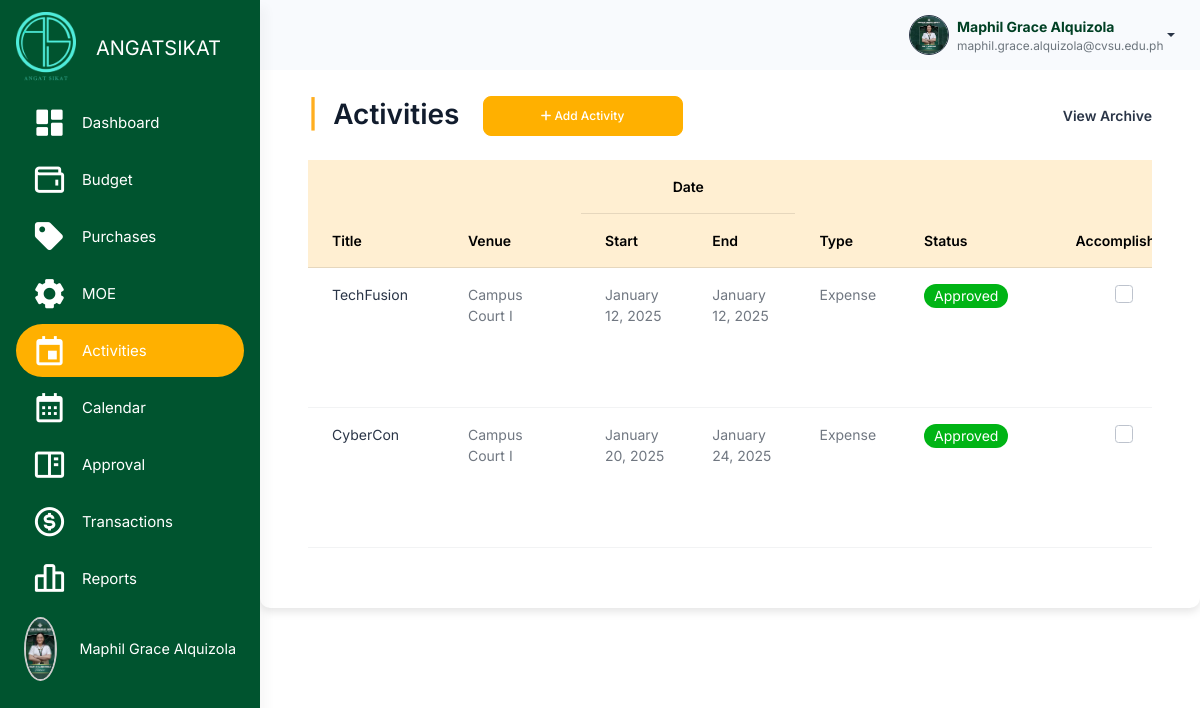
The app's page /src/activity_management/activities.php (signed in) with its own data.
### tables this page shows
CREATE TABLE `users` (
  `user_id` int(11) NOT NULL,
  `username` varchar(100) NOT NULL,
  `password` varchar(255) NOT NULL,
  `profile_picture` varchar(255) NOT NULL,
  `first_name` varchar(255) NOT NULL,
  `last_name` varchar(255) NOT NULL,
  `email` varchar(100) NOT NULL,
  `role` enum('admin','officer','member') NOT NULL,
  `organization_id` int(11) DEFAULT NULL,
  `archived` tinyint(1) DEFAULT 0,
  `created_at` timestamp NOT NULL DEFAULT current_timestamp(),
  `position` enum('President','Treasurer') NOT NULL,
  `failed_attempts` int(11) DEFAULT 0,
  `is_locked` tinyint(1) DEFAULT 0,
  `last_failed_attempt` datetime DEFAULT NULL
);

CREATE TABLE `events` (
  `event_id` int(11) NOT NULL,
  `plan_id` int(11) NOT NULL,
  `title` varchar(255) NOT NULL,
  `event_venue` varchar(255) NOT NULL,
  `event_start_date` date NOT NULL,
  `event_end_date` date NOT NULL,
  `event_type` varchar(100) DEFAULT NULL,
  `event_status` enum('Pending','Approved','Disapproved') NOT NULL,
  `accomplishment_status` tinyint(1) DEFAULT 0,
  `total_amount` decimal(15,2) NOT NULL,
  `total_profit` decimal(15,2) NOT NULL,
  `organization_id` int(11) DEFAULT NULL,
  `created_by` int(11) DEFAULT NULL,
  `created_at` timestamp NOT NULL DEFAULT current_timestamp(),
  `archived` tinyint(1) DEFAULT 0
);

### src/user_query.php (called while the page is built, shortened)
<?php
$user_id = $_SESSION['user_id'];
$user_query = "SELECT * FROM users WHERE user_id = '$user_id'";
$user_result = mysqli_query($conn, $user_query);
if ($user_result && mysqli_num_rows($user_result) > 0) {
    $user = mysqli_fetch_assoc($user_result);
    $firstname = $user['first_name'];
    $lastname = $user['last_name'];
    $fullname = $firstname . ' ' . $lastname;
    $email = $user['email'];
    $profile_picture = $user['profile_picture'];
} else {
    echo "Error fetching user data: " . mysqli_error($conn);
    exit();
}
?>

### src/session_check.php (called while the page is built, shortened)
<?php
$organization_id = $_SESSION['organization_id'];
?>

### src/activity_management/activities.php (the view, shortened to what this page needs)
<?php
include 'connection.php';
include '../session_check.php';
include '../user_query.php';
$sql = "SELECT * FROM events WHERE archived = 0 AND organization_id = $organization_id";
$result = $conn->query($sql);
?>
<!DOCTYPE html>
<html lang="en">
<head>
    <link rel="stylesheet" href="../assets/css/styles.min.css" />
    <link rel="stylesheet" href="css/activities.css" />
    <link href="https://unpkg.com/boxicons@2.1.4/css/boxicons.min.css" rel="stylesheet" />
    <link rel="stylesheet" href="https://cdnjs.cloudflare.com/ajax/libs/font-awesome/6.6.0/css/all.min.css">
    <link rel="stylesheet" href="https://cdn.datatables.net/2.1.7/css/dataTables.bootstrap.min.css" />
</head>
<body>
    <div class="page-wrapper" id="main-wrapper" data-layout="vertical" data-navbarbg="skin6" data-sidebartype="full"
        data-sidebar-position="fixed" data-header-position="fixed">
        <aside class="left-sidebar" id="sidebar">
            <div>
                <div class="brand-logo d-flex align-items-center justify-content-between">
                    <a class="text-nowrap logo-img">
                        <img src="../assets/images/logos/neon_sikat.png" alt="Angat Sikat Logo" class="logo contain"
                            style="width: 60px; height: auto;" />
                    </a>
                    <span class="logo-text">ANGATSIKAT</span>
                </div>
                <nav class="sidebar-nav scroll-sidebar" data-simplebar="">
                    <ul id="sidebarnav">
                        <li class="sidebar-item">
                            <a class="sidebar-link" href="../dashboard/officer_dashboard.php" aria-expanded="false">
                                <i class="bx bxs-dashboard" style="color: #fff; font-size: 35px;"></i>
                                <span class="hide-menu">Dashboard</span>
                            </a>
                        </li>
                        <ul id="sidebarnav">
                            <li class="sidebar-item">
                                <a class="sidebar-link" aria-expanded="false" data-tooltip="Budget"
                                    onclick="toggleSubmenu(event)">
                                    <i class="bx bx-wallet" style="color: #fff; font-size: 35px;"></i>
                                    <span class="hide-menu">Budget</span>
                                </a>
                            </li>
                            <li class="sidebar-item">
                                <a class="sidebar-link" href="../budget_management/purchases/purchases.php" aria-expanded="false">
                                    <i class="bx bxs-purchase-tag" style="color: #fff; font-size: 35px;"></i>
                                    <span class="hide-menu">Purchases</span>
                                </a>
                            </li>
                            <li class="sidebar-item">
                                <a class="sidebar-link" href="../budget_management/maintenance/maintenance.php" aria-expanded="false">
                                    <i class="bx bxs-cog" style="color: #fff; font-size: 35px;"></i>
                                    <span class="hide-menu">MOE</span>
                                </a>
                            </li>
                            <li class="sidebar-item">
                                <a class="sidebar-link" href="../activity_management/activities.php" aria-expanded="false"
                                    data-tooltip="Manage Events">
                                    <i class="bx bx-calendar-event" style="color: #fff; font-size: 35px;"></i>
                                    <span class="hide-menu">Activities</span>
                                </a>
                            </li>
                            <li class="sidebar-item">
                                <a class="sidebar-link" href="../activity_management/calendar.php" aria-expanded="false"
                                    data-tooltip="Manage Events">
                                    <i class="bx bx-calendar" style="color: #fff; font-size: 35px;"></i>
                                    <span class="hide-menu">Calendar</span>
                                </a>
                            </li>
                            <li class="sidebar-item">
                                <a class="sidebar-link" href="../budget_management/budget_approval_table.php" aria-expanded="false"
                                    data-tooltip="Manage Events">
                                    <i class="bx bx-book-content" style="color: #fff; font-size: 35px;"></i>
                                    <span class="hide-menu">Approval</span>
                                </a>
                            </li>
                            <li class="sidebar-item">
                                <a class="sidebar-link" aria-expanded="false" data-tooltip="Income & Expenses"
                                    onclick="toggleSubmenu(event)">
                                    <i class="bx bx-dollar-circle" style="color: #fff; font-size: 35px;"></i>
                                    <span class="hide-menu">Transactions</span>
                                </a>
                            </li>
                        </ul>
                        <li class="sidebar-item">
                            <a class="sidebar-link" href="../reports/reports.php" aria-expanded="false"
                                data-tooltip="Manage Events">
                                <i class="bx bx-bar-chart-alt-2" style="color: #fff; font-size: 35px;"></i>
                                <span class="hide-menu">Reports</span>
                            </a>
                        </li>
                        <li class="sidebar-item profile-container">
                            <a class="sidebar-link" href="../user/profile.php" aria-expanded="false"
                                data-tooltip="Profile" style="display: flex; align-items: center; padding: 0.5rem;">
                                <div class="profile-pic-border"
                                    style="height: 4rem; width: 4rem; display: flex; justify-content: center; align-items: center; overflow: hidden; border-radius: 50%; border: 2px solid #ccc;">
                                    <img src="<?php echo !empty($profile_picture) ? '../user/' . htmlspecialchars($profile_picture) : '../user/uploads/default.png'; ?>"
                                        alt="Profile Picture" class="profile-pic"
                                        style="height: 100%; width: 100%; object-fit: cover;" />
                                </div>
                                <span class="profile-name" style="margin-left: 0.5rem; font-size: 0.9rem;">
                                    <?php echo htmlspecialchars($user['first_name']) . ' ' . htmlspecialchars($user['last_name']); ?>
                                </span>
                            </a>
                        </li>
                    </ul>
                </nav>
            </div>
        </aside>
        <div class="body-wrapper">
            <header class="app-header">
                <nav class="navbar navbar-expand-lg navbar-light">
                    <div class="navbar-collapse justify-content-end px-0" id="navbarNav">
                        <ul class="navbar-nav flex-row ms-auto align-items-center justify-content-end">
                            <li class="nav-item dropdown">
                                <div class="dropdown">
                                    <a href="#" class="dropdown-toggle d-flex align-items-center"
                                        data-bs-toggle="dropdown" aria-expanded="false" style="text-decoration: none;">
                                        <img class="border border-dark rounded-circle"
                                            src="<?php echo !empty($profile_picture) ? '../user/' . $profile_picture : '../user/uploads/default.png'; ?>"
                                            alt="Profile"
                                            style="width: 40px; height: 40px; margin-left: 10px; object-fit: cover;">
                                        <div class="d-flex flex-column align-items-start ms-2">
                                            <span style="font-weight: bold; color: #004024;">
                                                <?php echo htmlspecialchars($fullname); ?>
                                            </span>
                                            <span style="font-size: 0.85em; color: #6c757d;">
                                                <?php echo htmlspecialchars($email); ?>
                                            </span>
                                        </div>
                                    </a>
                                </div>
                            </li>
                        </ul>
                    </div>
                </nav>
            </header>
            <div class="container mt-5 p-5">
                <h2 class="mb-4 d-flex align-items-center justify-content-between">
                    <div>
                        <span class="text-warning fw-bold me-2">|</span> Activities
                        <button class="btn btn-primary ms-3" data-bs-toggle="modal" data-bs-target="#addEventModal"
                            style="height: 40px; width: 200px; border-radius: 8px; font-size: 12px;">
                            <i class="fa-solid fa-plus"></i> Add Activity
                        </button>
                    </div>
                    <a href="activities_archive.php" class="text-gray text-decoration-none fw-bold"
                        style="font-size: 14px;">
                        View Archive
                    </a>
                </h2>
                <div class="table-responsive" style="max-height: 400px;">
                    <table id="eventsTable" class="table">
                        <thead>
                            <tr>
                                <th rowspan="2" class="table-warning">Title</th>
                                <th rowspan="2" class="table-warning">Venue</th>
                                <th colspan="2" style="text-align: center;" class="table-warning">Date</th>
                                <th rowspan="2" class="table-warning">Type</th>
                                <th rowspan="2" class="table-warning">Status</th>
                                <th rowspan="2" class="table-warning">Accomplished</th>
                            </tr>
                            <tr>
                                <th class="table-warning">Start</th>
                                <th class="table-warning">End</th>
                            </tr>
                        </thead>
                        <tbody>
                            <?php
                            if ($result->num_rows > 0) {
                                while ($row = $result->fetch_assoc()) {
                                    $checked = $row['accomplishment_status'] ? 'checked' : '';
                                    $disabled = ($row['event_status'] !== 'Approved') ? 'disabled' : '';
                                    echo "<tr>
                                            <td><a class='link-offset-2 link-underline link-underline-opacity-0' href='event_details.php?event_id={$row['event_id']}'>{$row['title']}</a></td>
                                            <td>{$row['event_venue']}</td>
                                            <td>" . date('F j, Y', strtotime($row['event_start_date'])) . "</td>
                                            <td>" . date('F j, Y', strtotime($row['event_end_date'])) . "</td>
                                            <td>{$row['event_type']}</td>
                                            <td>";
                                    if ($row['event_status'] == 'Pending') {
                                        echo "<span class='badge rounded-pill pending'>";
                                    } elseif ($row['event_status'] == 'Approved') {
                                        echo "<span class='badge rounded-pill approved'>";
                                    } elseif ($row['event_status'] == 'Disapproved') {
                                        echo "<span class='badge rounded-pill disapproved'>";
                                    }
                                    echo "{$row['event_status']}</span></td>
                                            <td>
                                                <input type='checkbox' class='form-check-input' onclick='showConfirmationModal({$row['event_id']}, this.checked)' $checked $disabled>
                                            </td>
                                            <td>
                                                <button class='btn btn-primary btn-sm edit-btn mb-3'
                                                        data-bs-toggle='modal'
                                                        data-bs-target='#editEventModal'
                                                        data-id='{$row['event_id']}'>
                                                    <i class='fa-solid fa-pen'></i> Edit
                                                </button>
                                                <button class='btn btn-danger btn-sm archive-btn mb-3'
                                                        data-id='{$row['event_id']}'>
                                                    <i class='fa-solid fa-box-archive'></i> Archive
                                                </button>
                                            </td>
                                        </tr>";
                                }
                            } else {
                                echo "<tr><td colspan='8' class='text-center'>No events found</td></tr>";
                            }
                            ?>
                        </tbody>
                    </table>
                </div>
            </div>
        </div>
    </div>
</body>
</html>

### records on screen
users: profile_picture (picture), first_name "Maphil Grace", last_name "Alquizola", fullname "Maphil Grace Alquizola", email "maphil.grace.alquizola@cvsu.edu.ph"
events: title "TechFusion", event_venue "Campus Court I", event_start_date "January 12, 2025", event_end_date "January 12, 2025", event_type "Expense", event_status "Approved"
events: title "CyberCon", event_venue "Campus Court I", event_start_date "January 20, 2025", event_end_date "January 24, 2025", event_type "Expense", event_status "Approved"
